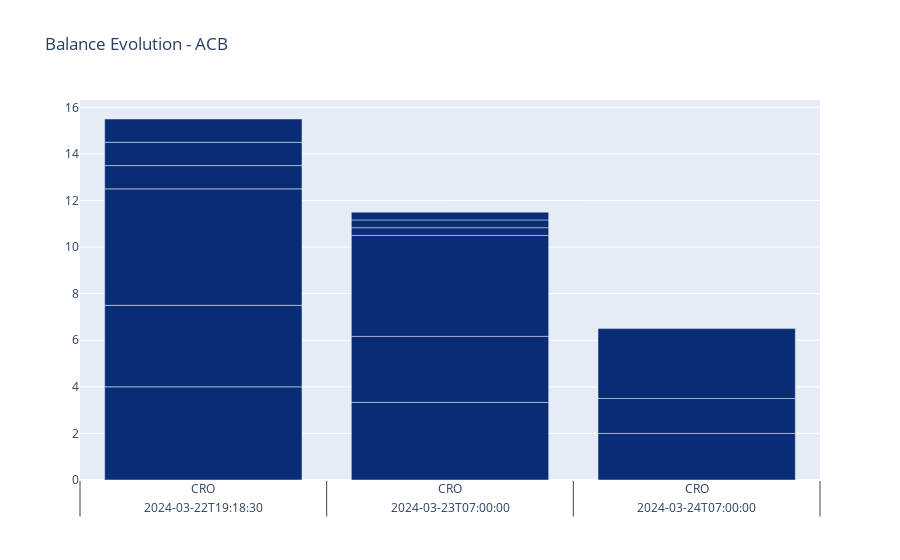

The notebook cell saved with this chart:
### Markdown cell above
# Plot

### Code cell
df_balance_evolution['Colors'] = df_balance_evolution['Asset'].map({"BTC":'#f7931a',
                                                                    'ETH':'#14044d',
                                                                    'ADA':'#2A7ABF',
                                                                    'CRO':'#092D74'})

# Subplot setup
fig = make_subplots(rows=1, cols=1)

# Add trace with custom hovertemplate
fig.add_trace(go.Bar(
    x=[df_balance_evolution['Date'], df_balance_evolution['Asset']],
    y=df_balance_evolution['Units'],
    marker_color=df_balance_evolution['Colors'],
    showlegend=False,
    hovertemplate=(
        "<b>Date:</b> %{x[0]}<br>" +
        "<b>Asset:</b> %{x[1]}<br>" +
        "<b>Units:</b> %{y}<br>" +
        "<b>Unit Price:</b> %{customdata[0]:.2f} %{customdata[1]}<extra></extra>"
    ),
    customdata=np.column_stack((df_balance_evolution['Unit Price'], df_balance_evolution['Currency'])),
), row=1, col=1)

# Update layout
fig.update_layout(barmode='stack', title=f"Balance Evolution - {METHOD}")
fig.show()

### Figure 1 — Plotly figure (JSON) as saved in the notebook; plotly's stock layout.template omitted (floating-point values rounded to 4 significant figures)
{"data": [{"customdata": [[0, "EUR"], [0, "EUR"], [0, "EUR"], [0, "EUR"], [0, "EUR"], [0, "EUR"], [0, "EUR"], [0, "EUR"], [0, "EUR"], [0, "EUR"], [0, "EUR"], [0, "EUR"], [0, "EUR"], [0, "EUR"], [0, "EUR"]], "hovertemplate": "<b>Date:</b> %{x[0]}<br><b>Asset:</b> %{x[1]}<br><b>Units:</b> %{y}<br><b>Unit Price:</b> %{customdata[0]:.2f} %{customdata[1]}<extra></extra>", "marker": {"color": ["#092D74", "#092D74", "#092D74", "#092D74", "#092D74", "#092D74", "#092D74", "#092D74", "#092D74", "#092D74", "#092D74", "#092D74", "#092D74", "#092D74", "#092D74"]}, "showlegend": false, "type": "bar", "x": [["2024-03-22T19:18:30", "2024-03-22T19:18:30", "2024-03-22T19:18:30", "2024-03-22T19:18:30", "2024-03-22T19:18:30", "2024-03-22T19:18:30", "2024-03-23T07:00:00", "2024-03-23T07:00:00", "2024-03-23T07:00:00", "2024-03-23T07:00:00", "2024-03-23T07:00:00", "2024-03-23T07:00:00", "2024-03-24T07:00:00", "2024-03-24T07:00:00", "2024-03-24T07:00:00"], ["CRO", "CRO", "CRO", "CRO", "CRO", "CRO", "CRO", "CRO", "CRO", "CRO", "CRO", "CRO", "CRO", "CRO", "CRO"]], "xaxis": "x", "y": [4, 3.5, 5, 1, 1, 1, 3.333, 2.833, 4.333, 0.3333, 0.3333, 0.3333, 2, 1.5, 3], "yaxis": "y"}], "layout": {"autosize": true, "barmode": "stack", "title": {"text": "Balance Evolution - ACB"}, "xaxis": {"anchor": "y", "autorange": true, "domain": [0, 1], "range": [-0.5, 2.5], "type": "multicategory"}, "yaxis": {"anchor": "x", "autorange": true, "domain": [0, 1], "range": [0, 16.32], "type": "linear"}}}
